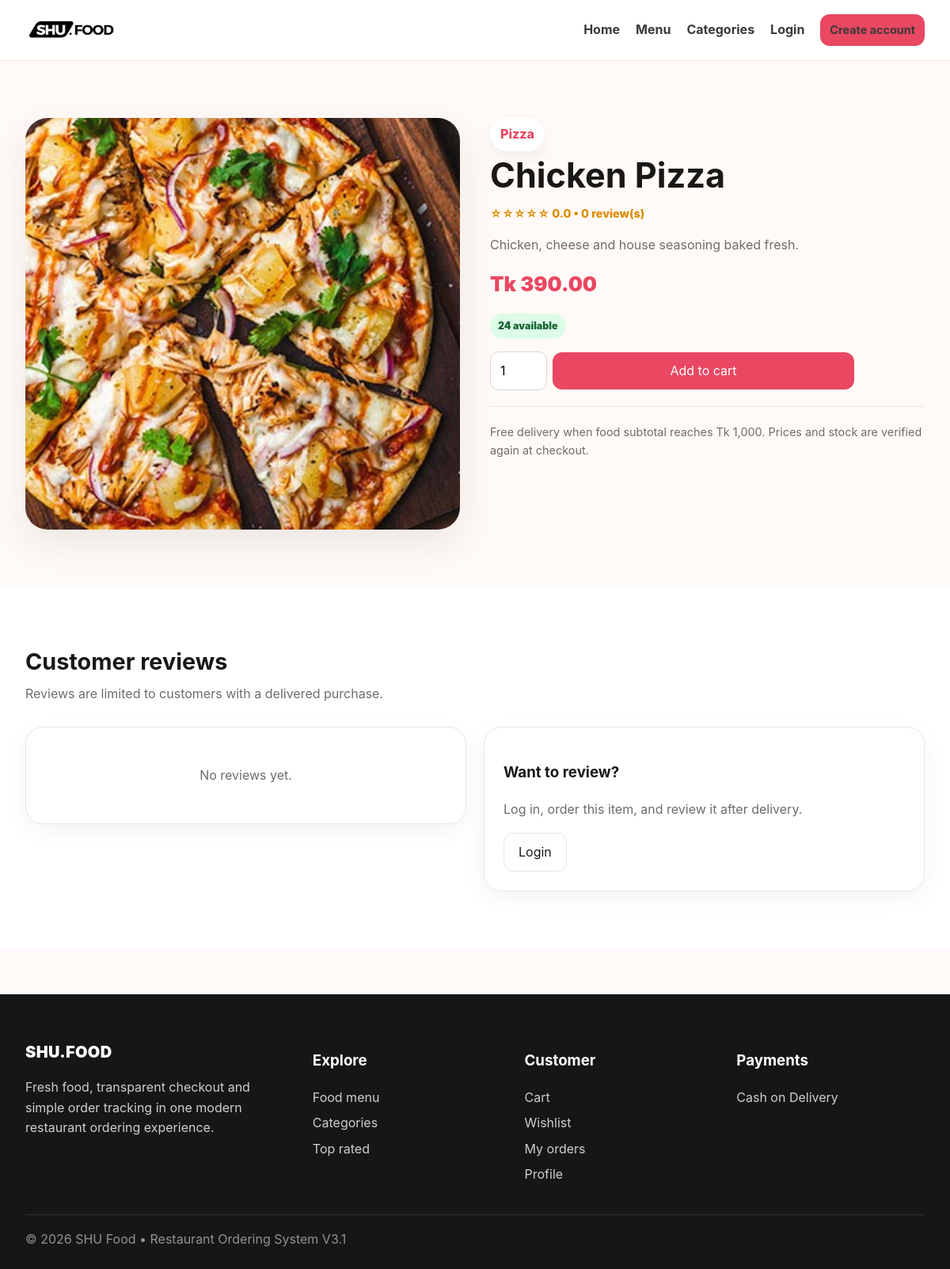
The page /food-details.php?id=2 on the database its author committed.
### tables this page shows
CREATE TABLE tbl_food (
  id INT UNSIGNED AUTO_INCREMENT PRIMARY KEY,
  title VARCHAR(160) NOT NULL,
  description TEXT DEFAULT NULL,
  price DECIMAL(10,2) NOT NULL,
  image_name VARCHAR(255) DEFAULT NULL,
  category_id INT UNSIGNED NOT NULL,
  stock_qty INT UNSIGNED NOT NULL DEFAULT 50,
  featured ENUM('Yes','No') NOT NULL DEFAULT 'No',
  active ENUM('Yes','No') NOT NULL DEFAULT 'Yes',
  created_at TIMESTAMP NOT NULL DEFAULT CURRENT_TIMESTAMP,
  CONSTRAINT fk_food_category FOREIGN KEY (category_id) REFERENCES tbl_category(id) ON UPDATE CASCADE ON DELETE RESTRICT,
  INDEX idx_food_active_featured (active,featured), INDEX idx_food_category (category_id), INDEX idx_food_stock (stock_qty)
);

CREATE TABLE tbl_category (
  id INT UNSIGNED AUTO_INCREMENT PRIMARY KEY,
  title VARCHAR(120) NOT NULL,
  image_name VARCHAR(255) DEFAULT NULL,
  featured ENUM('Yes','No') NOT NULL DEFAULT 'No',
  active ENUM('Yes','No') NOT NULL DEFAULT 'Yes',
  created_at TIMESTAMP NOT NULL DEFAULT CURRENT_TIMESTAMP,
  INDEX idx_category_active_featured (active,featured)
);

### app/helpers.php (called while the page is built, shortened)
<?php
function db(): PDO { global $pdo; return $pdo; }
function url(string $path=''): string { return SITEURL . ltrim($path,'/'); }
function e(mixed $value): string { return htmlspecialchars((string)$value, ENT_QUOTES, 'UTF-8'); }
function auth_user(): ?array {
    if(empty($_SESSION['auth']['user_id'])||($_SESSION['auth']['role']??'')!=='customer') return null;
    $stmt=db()->prepare('SELECT id,user_name,full_name,phone_number,email,address,image_name,account_status,created_at FROM tbl_user WHERE id=? LIMIT 1');
    $stmt->execute([(int)$_SESSION['auth']['user_id']]); $u=$stmt->fetch();
    return $u;
}
function money(float|int|string $amount): string { return 'Tk '.number_format((float)$amount,2); }
function food_image(?string $n): string { return $n?url('images/foods/'.rawurlencode($n)):url('images/bg.jpg'); }
function rating_stars(float $rating): string { $n=max(0,min(5,(int)round($rating))); return str_repeat('★',$n).str_repeat('☆',5-$n); }

### food-details.php (the view, shortened to what this page needs)
<?php
require_once __DIR__.'/config/constants.php';$id=filter_input(INPUT_GET,'id',FILTER_VALIDATE_INT);if(!$id){redirect('foods.php');}$stmt=db()->prepare("SELECT f.*,c.title category_title,COALESCE(AVG(r.rating),0) rating,COUNT(r.id) review_count FROM tbl_food f JOIN tbl_category c ON c.id=f.category_id LEFT JOIN tbl_review r ON r.food_id=f.id AND r.status='Published' WHERE f.id=? AND f.active='Yes' GROUP BY f.id");$stmt->execute([$id]);$food=$stmt->fetch();if(!$food){flash('error','Food not found or unavailable.');redirect('foods.php');}
$canReview=false;$myReview=null;
$s=db()->prepare("SELECT r.*,u.full_name,u.image_name FROM tbl_review r JOIN tbl_user u ON u.id=r.user_id WHERE r.food_id=? AND r.status='Published' ORDER BY r.id DESC");$s->execute([$id]);$reviews=$s->fetchAll();$pageTitle=$food['title'].' — '.APP_NAME;include __DIR__.'/partials-font/menu.php';?>
<section class="section"><div class="container"><div class="food-detail"><div><img class="food-detail-img" src="<?= e(food_image($food['image_name'])) ?>" alt="<?= e($food['title']) ?>"></div><div><span class="eyebrow"><?= e($food['category_title']) ?></span><h1><?= e($food['title']) ?></h1><div class="rating"><?= e(rating_stars((float)$food['rating'])) ?> <?= number_format((float)$food['rating'],1) ?> • <?= (int)$food['review_count'] ?> review(s)</div><p class="muted"><?= nl2br(e($food['description'])) ?></p><div class="price" style="font-size:1.6rem"><?= e(money($food['price'])) ?></div><p><span class="status <?= (int)$food['stock_qty']>0?'status-success':'status-danger' ?>"><?= (int)$food['stock_qty']>0?(int)$food['stock_qty'].' available':'Sold out' ?></span></p><div class="food-actions" style="max-width:460px"><form action="<?= e(url('add-cart.php')) ?>" method="post"><?= csrf_field() ?><input type="hidden" name="food_id" value="<?= (int)$food['id'] ?>"><div class="qty-form"><input class="input" type="number" name="quantity" min="1" max="<?= max(1,(int)$food['stock_qty']) ?>" value="1"><button class="btn btn-primary" <?= (int)$food['stock_qty']<1?'disabled':'' ?>>Add to cart</button></div></form><?php if($user):?><form action="<?= e(url('toggle-wishlist.php')) ?>" method="post"><?= csrf_field() ?><input type="hidden" name="food_id" value="<?= (int)$food['id'] ?>"><button class="btn btn-light"><?= is_wishlisted($id)?'♥ Saved':'♡ Wishlist' ?></button></form><?php endif;?></div><hr class="sep"><p class="notice">Free delivery when food subtotal reaches Tk 1,000. Prices and stock are verified again at checkout.</p></div></div></div></section>
<section class="section alt"><div class="container"><div class="section-head"><div><h2>Customer reviews</h2><p>Reviews are limited to customers with a delivered purchase.</p></div></div><div class="grid grid-2"><div><?php if(!$reviews):?><div class="panel empty">No reviews yet.</div><?php endif;?><?php foreach($reviews as $r):?><div class="review-card" style="margin-bottom:14px"><div class="review-head"><div><strong><?= e($r['full_name']) ?></strong><div class="review-stars"><?= e(rating_stars((float)$r['rating'])) ?></div></div><span class="muted"><?= e(date('M d, Y',strtotime($r['created_at']))) ?></span></div><p><?= e($r['review_text']?:'Rated this food.') ?></p></div><?php endforeach;?></div><div><?php if($user&&$canReview):?><div class="panel"><h3><?= $myReview?'Update your review':'Write a review' ?></h3><form method="post"><?= csrf_field() ?><input type="hidden" name="action" value="review"><div class="field"><label>Rating</label><select name="rating" required><?php for($i=5;$i>=1;$i--):?><option value="<?= $i ?>" <?= (int)($myReview['rating']??5)===$i?'selected':'' ?>><?= $i ?> / 5</option><?php endfor;?></select></div><br><div class="field"><label>Review</label><textarea name="review_text" rows="5" maxlength="1000"><?= e($myReview['review_text']??'') ?></textarea></div><br><button class="btn btn-primary">Save review</button></form></div><?php elseif($user):?><div class="panel"><h3>Verified purchase reviews</h3><p class="muted">After this food is delivered in one of your orders, you can rate and review it here.</p></div><?php else:?><div class="panel"><h3>Want to review?</h3><p class="muted">Log in, order this item, and review it after delivery.</p><a class="btn btn-light" href="<?= e(url('login.php')) ?>">Login</a></div><?php endif;?></div></div></div></section><?php include __DIR__.'/partials-font/footer.php';?>

### css/v3.css (style rules this page uses)
:root { --bg:#fffaf7;--surface:#fff;--text:#191816;--muted:#706c67;--primary:#e94762;--primary-dark:#c9324c;--accent:#ffcf5c;--dark:#151515;--border:#ece5df;--success:#177245;--danger:#b42318;--warning:#a15c00;--info:#2457c5;--shadow:0 18px 50px rgba(40,29,23,.09);--radius:22px }
* { box-sizing:border-box }
html { scroll-behavior:smooth }
body { margin:0;background:var(--bg);color:var(--text);font-family:Inter,ui-sans-serif,system-ui,-apple-system,BlinkMacSystemFont,"Segoe UI",sans-serif;line-height:1.6 }
a { color:inherit;text-decoration:none }
img { display:block;max-width:100% }
.container { width:min(1180px,92%);margin:auto }
.eyebrow,.chip { display:inline-flex;align-items:center;gap:7px;border-radius:999px;font-weight:850 }
.eyebrow { background:#fff;color:var(--primary);padding:8px 13px;box-shadow:0 8px 20px rgba(50,30,20,.06) }
.btn { display:inline-flex;align-items:center;justify-content:center;gap:8px;border:0;border-radius:12px;padding:11px 18px;font-weight:850;cursor:pointer;transition:.18s;font:inherit }
.btn-primary { background:var(--primary);color:#fff }
.btn-light { background:#fff;border:1px solid var(--border) }
.section { padding:68px 0 }
.section.alt { background:#fff }
.section-head { display:flex;align-items:end;justify-content:space-between;gap:20px;margin-bottom:28px }
.section-head h2 { font-size:2.05rem;margin:0 }
.section-head p { margin:5px 0 0;color:var(--muted) }
.grid { display:grid;gap:22px }
.grid-2 { grid-template-columns:repeat(2,1fr) }
.panel,.food-card,.category-card,.stat-card,.review-card,.promo-card { background:#fff;border:1px solid var(--border);border-radius:var(--radius);box-shadow:0 8px 28px rgba(35,25,20,.05) }
.panel { padding:24px }
.price { font-weight:950;color:var(--primary);font-size:1.12rem }
.rating { color:#dc8b00;font-weight:800;font-size:.9rem }
.muted { color:var(--muted) }
.food-actions { display:flex;gap:9px;margin-top:auto }
.food-actions form { flex:1 }
.food-actions .btn { width:100% }
.input,select,textarea { width:100%;border:1px solid #ddd4ce;border-radius:11px;padding:11px 12px;font:inherit;background:#fff;outline:0 }
.qty-form { display:flex;align-items:center;gap:7px }
.qty-form input { width:72px }
.status { display:inline-flex;padding:6px 10px;border-radius:999px;font-size:.78rem;font-weight:900 }
.status-success { background:#dcfce7;color:#166534 }
.food-detail { display:grid;grid-template-columns:1fr 1fr;gap:38px;align-items:start }
.food-detail-img { width:100%;height:520px;object-fit:cover;border-radius:28px;box-shadow:var(--shadow) }
.food-detail h1 { font-size:2.7rem;line-height:1.05;margin:8px 0 14px }
.empty { padding:48px 20px;text-align:center;color:var(--muted) }
.notice { font-size:.9rem;color:var(--muted) }
hr.sep { border:0;border-top:1px solid var(--border);margin:20px 0 }
:root { --container-max:1540px;--container-pad:32px;--soft-pink:#fff1f4;--soft-yellow:#fff7df;--soft-green:#eefbf4 }
.container { width:min(var(--container-max),calc(100% - (var(--container-pad) * 2))) }
.section { padding:72px 0 }
.section-head h2 { font-size:clamp(1.8rem,2vw,2.35rem) }

### rows shown on the page
tbl_food: image_name (picture), category.title "Pizza", title "Chicken Pizza", description "Chicken, cheese and house seasoning baked fresh.", price "Tk 390.00", stock_qty "24"

### other values the page prints
rating_stars((float)$food['rating']) "☆☆☆☆☆"
$food['rating'] "0.0"
$food['review_count'] "0"
